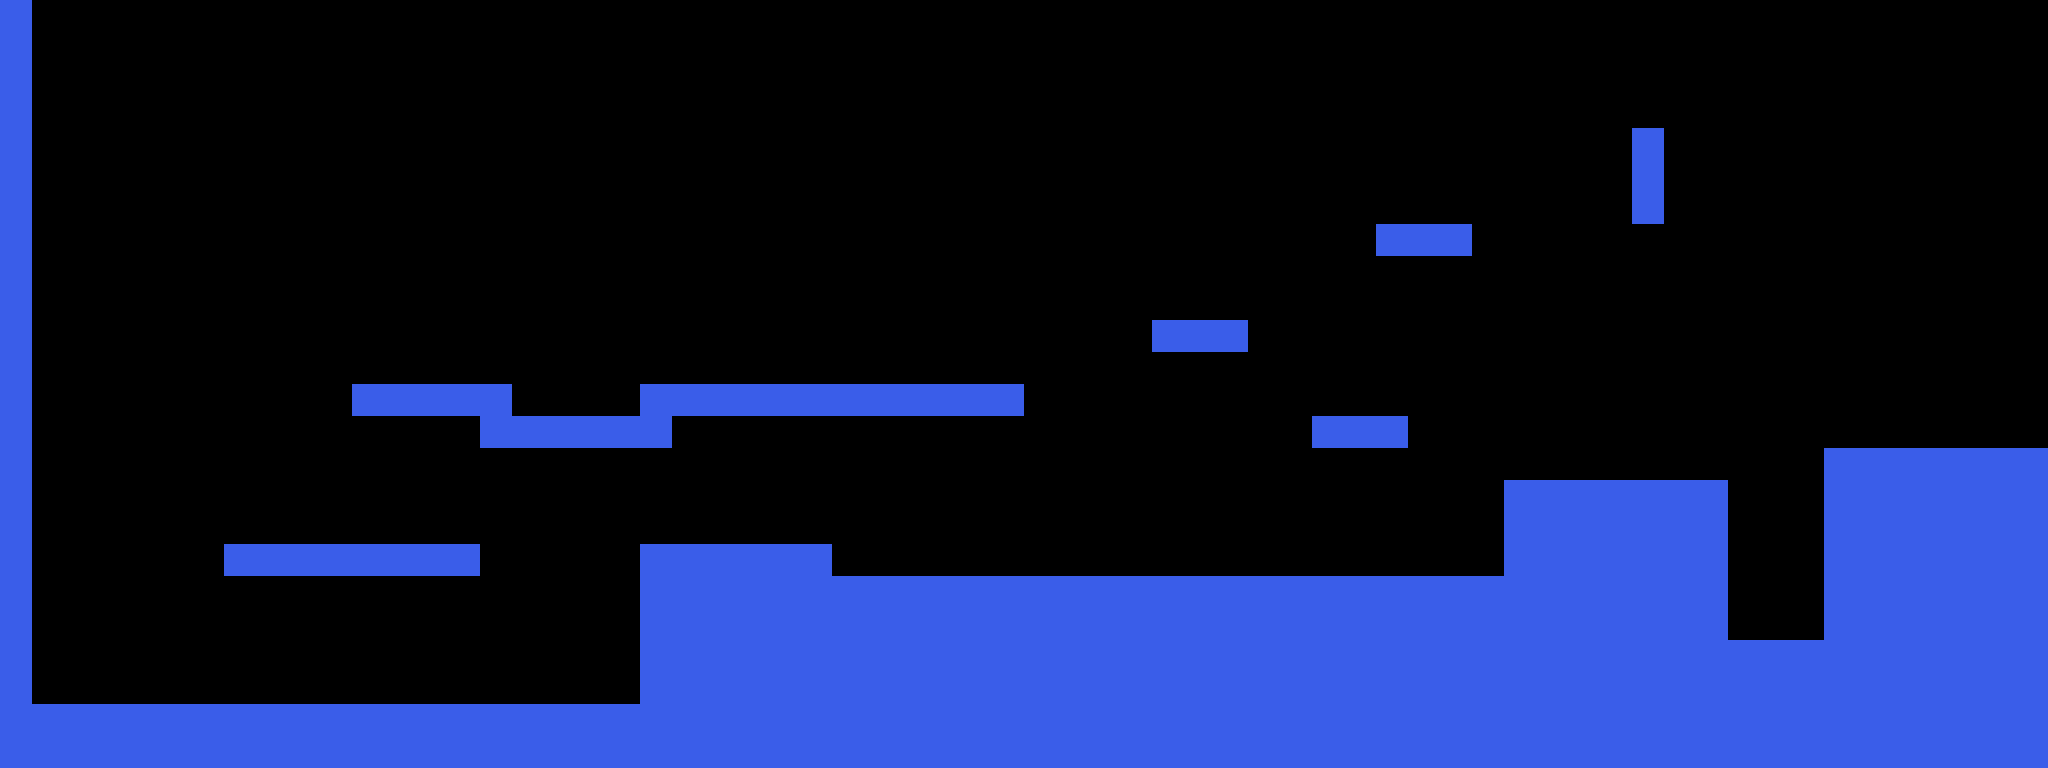

Tiled map render using the project's own tile images. Description and the map definition, with tile-layer contents summarised, below:
An orthogonal 64x24 tile map with 32x32 px tiles, 1 tile layer (Navigation), 4 hidden layers not drawn, 2 tilesets and 31 objects.

<map version="1.2" tiledversion="1.3.5" orientation="orthogonal" renderorder="right-down" width="64" height="24" tilewidth="32" tileheight="32" infinite="0" nextlayerid="15" nextobjectid="91">
 <tileset firstgid="1" name="MapMetadata" tilewidth="32" tileheight="32" spacing="1" margin="1" tilecount="3" columns="3">
  <image source="MapMetadata.png" width="100" height="34" />
 </tileset>
 <tileset firstgid="4" name="platformer_tileset" tilewidth="32" tileheight="32" tilecount="119" columns="7">
  <image source="platformer_tileset.png" width="224" height="544" />
 </tileset>
 <layer id="14" name="Navigation" width="64" height="24">
  <properties>
   <property name="Draw" type="bool" value="false" />
   <property name="Navigation" type="bool" value="true" />
  </properties>
  <data>[1536 cells, 418 non-empty, 1 distinct tile ids]</data>
 </layer>
 <layer id="5" name="Background" width="64" height="24" visible="0">
  <properties>
   <property name="Draw" type="bool" value="true" />
   <property name="Navigation" type="bool" value="false" />
  </properties>
  <data>[1536 cells, 1536 non-empty, 17 distinct tile ids]</data>
 </layer>
 <layer id="6" name="Map2" width="64" height="24" visible="0">
  <properties>
   <property name="Draw" type="bool" value="true" />
   <property name="Navigation" type="bool" value="false" />
  </properties>
  <data>[1536 cells, 164 non-empty, 16 distinct tile ids]</data>
 </layer>
 <layer id="1" name="Map" width="64" height="24" visible="0">
  <properties>
   <property name="Draw" type="bool" value="true" />
   <property name="Navigation" type="bool" value="false" />
  </properties>
  <data>[1536 cells, 444 non-empty, 60 distinct tile ids]</data>
 </layer>
 <layer id="2" name="Colisions" width="64" height="24" visible="0">
  <properties>
   <property name="Draw" type="bool" value="false" />
   <property name="Navigation" type="bool" value="false" />
  </properties>
  <data>[1536 cells, 145 non-empty, 3 distinct tile ids]</data>
 </layer>
 <objectgroup id="7" name="FloorCollisions" visible="0">
  <object id="15" x="0" y="704" width="544" />
  <object id="16" x="641" y="544" width="190" />
  <object id="17" x="225" y="544" width="254" />
  <object id="18" x="353" y="384" width="126" />
  <object id="21" x="673" y="384" width="350" />
  <object id="22" x="1153" y="320" width="94" />
  <object id="23" x="1313" y="416" width="94" />
  <object id="24" x="1377" y="224" width="94" />
  <object id="25" x="1633" y="128" width="30" />
  <object id="26" x="1505" y="480" width="222" />
  <object id="32" x="1825" y="448" width="223" />
 </objectgroup>
 <objectgroup id="8" name="WallCollisions" visible="0">
  <object id="62" x="0" y="0" width="32" height="704" />
  <object id="64" x="640" y="544" width="192" height="192" />
  <object id="70" x="1632" y="128" width="32" height="96" />
  <object id="72" x="1504" y="480" width="224" height="192" />
  <object id="73" x="1824" y="448" width="224" height="224" />
  <object id="75" x="2048" y="0" height="448" />
  <object id="76" x="32" y="0" width="2016" />
  <object id="78" x="0" y="704" width="544" height="64" />
 </objectgroup>
 <objectgroup id="13" name="FloatingTerrainCollisions" visible="0">
  <object id="85" x="224" y="544" width="256" height="32" />
  <object id="86" x="352" y="384" width="128" height="32" />
  <object id="87" x="672" y="384" width="352.04" height="32" />
  <object id="88" x="1152" y="320" width="96" height="32" />
  <object id="89" x="1376" y="224" width="96" height="32" />
  <object id="90" x="1312" y="416" width="96" height="32" />
 </objectgroup>
 <objectgroup id="9" name="WaterCollisions" visible="0">
  <object id="33" x="545" y="704" width="94" />
  <object id="34" x="833" y="576" width="670" />
  <object id="35" x="1729" y="640" width="94" />
 </objectgroup>
 <objectgroup id="10" name="WinCollisions" visible="0">
  <object id="77" x="1856" y="416" width="192" height="32" />
 </objectgroup>
 <objectgroup id="11" name="BridgeWallCollision" visible="0">
  <object id="82" x="480" y="384">
   <polygon points="0,0 32,32 64,48 128,48 160,32 192,0 192,16 160,47 128,64 64,64 32,47 0,16" />
  </object>
 </objectgroup>
 <objectgroup id="12" name="BridgePlatformCollision" visible="0">
  <object id="84" x="480" y="384">
   <polygon points="0,0 32,32 64,48 128,48 160,32 192,0 160,32 128,48 64,48 32,32" />
  </object>
 </objectgroup>
</map>
